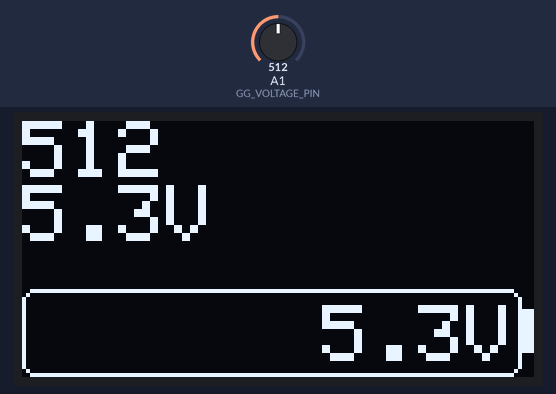
Bench run of a sketch on a simulated Arduino Uno, built with avr-gcc and run on an emulated ATmega328P. On the bench: 128×64 one-colour display. The test bench sets the inputs (shaded band); at power-on: A1 (GG_VOLTAGE_PIN) = 512.

Above: at 1.2 s.
1.3 s: A1 (GG_VOLTAGE_PIN) set to 306
At 2.0 s:
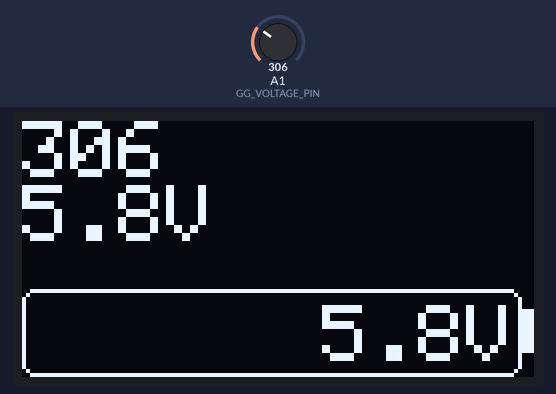
4.3 s: A1 (GG_VOLTAGE_PIN) set to 122
At 5.42 s:
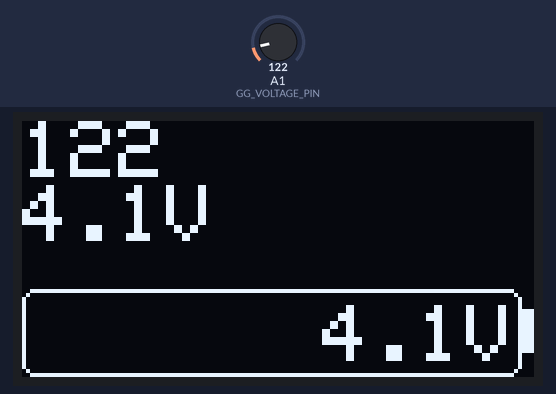
5.8 s: A1 (GG_VOLTAGE_PIN) set to 40
At 12.1 s:
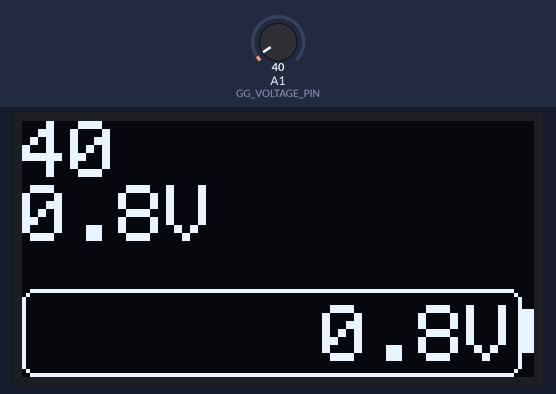
Timing chart, 0 to 13.3 s (numbered marks = the images above; inputs shaded):
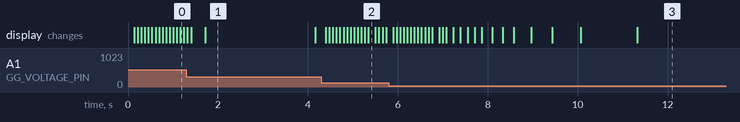

Measured:
- after the input at 4.3 s, the display: first changes after 0.10 s (image 2 shows a later state)
- what the display in image 1 shows lasts 2.5 s, from 1.7 s to 4.2 s

The sketch:

ggDisplayOLED_Test.ino
```cpp
#include <SPI.h>
#include <Wire.h>
#include <Adafruit_GFX.h>
#include <Adafruit_SSD1306.h>

#define OLED_RESET 0
Adafruit_SSD1306 display(OLED_RESET);

#define GG_VOLTAGE_PIN 1


int GetTextSizeX(int aValue, int aTextSize)
{
  int vChars = 0;
  if      (aValue <= -1000) vChars = 5;
  else if (aValue <= -100) vChars = 4;
  else if (aValue <= -10) vChars = 3;
  else if (aValue <= -1) vChars = 2;
  else if (aValue < 10) vChars = 1;
  else if (aValue < 100) vChars = 2;
  else if (aValue < 1000) vChars = 3;
  else if (aValue < 10000) vChars = 4;
  else vChars = 5;
  return vChars * 6 * aTextSize;
}


int GetTextSizeX(float aValue, int aDecimals, int aTextSize)
{
  int vValue = (int)aValue;
  int vChars = 0;
  if      (vValue <= -1000) vChars = 5;
  else if (vValue <= -100) vChars = 4;
  else if (vValue <= -10) vChars = 3;
  else if (vValue <= -1) vChars = 2;
  else if (vValue < 10) vChars = 1;
  else if (vValue < 100) vChars = 2;
  else if (vValue < 1000) vChars = 3;
  else if (vValue < 10000) vChars = 4;
  else vChars = 5;
  if (aDecimals > 0) vChars += aDecimals + 1;
  return 6 * vChars * aTextSize;
}


void DrawBattery(Adafruit_SSD1306& aDisplay,
                 int aPosX, int aPosY,
                 int aSizeX, int aSizeY,
                 int aPercent,
                 float aVoltage)
{
  const int vGap = 2;
  const int vCap = 3;
  aSizeX -= vCap;
  aDisplay.drawRoundRect(aPosX, aPosY, aSizeX, aSizeY, 3, WHITE);
  aDisplay.fillRect(aPosX+aSizeX, aPosY+aSizeY/4, vCap, aSizeY/2, WHITE);
  int vPercent = (aPercent < 0) ? (0) : (aPercent < 100 ? aPercent : 100);
  aDisplay.fillRoundRect(aPosX+vGap, aPosY+vGap, vPercent*(aSizeX-2*vGap)/100, aSizeY-2*vGap, 1, WHITE);
  int vTextSize = 2; //(aSizeY-2*vGap)/9;
  if (vTextSize > 0) {
    aDisplay.setTextSize(vTextSize);
    aDisplay.setTextColor(INVERSE);
    /*
    if (aPercent > 50) aDisplay.setCursor(aPosX+2*vGap, aPosY+2*vGap);
    else aDisplay.setCursor(aPosX+aSizeX-2*vGap-GetTextSizeX(aPercent,vTextSize)-5*vTextSize, aPosY+2*vGap);
    aDisplay.print(aPercent);
    aDisplay.print("%");
    */
    const int vDecimals = 1;
    if (aPercent > 50) aDisplay.setCursor(aPosX+2*vGap, aPosY+2*vGap);
    else aDisplay.setCursor(aPosX+aSizeX-2*vGap-GetTextSizeX(aVoltage,vDecimals,vTextSize)-5*vTextSize, aPosY+2*vGap);
    aDisplay.print(aVoltage,vDecimals);
    aDisplay.print("V");
  }
}


void PrintVoltage()
{
  int vValue = analogRead(GG_VOLTAGE_PIN);
  const float vFilter = 0.95f;
  static float vVoltage = 0.0f;
  vVoltage = vFilter*vVoltage + (1.0f-vFilter)*(0.0192f*vValue);

  const float vVoltageMin = 3.0f * 3.0f;
  const float vVoltageMax = 3.0f * 4.2f;
  int vPercent = (int)(100.0f * (vVoltage - vVoltageMin) / (vVoltageMax - vVoltageMin));

  display.clearDisplay();


  display.setTextSize(2);
  display.setTextColor(WHITE);
  display.setCursor(0,0);
  display.println(vValue);
  display.print(vVoltage, 1);
  display.println("V");


  const int vBatterySizeY = 22;
  DrawBattery(display, 0, 64-vBatterySizeY, 128, vBatterySizeY, vPercent, vVoltage);

  display.display();
}


void setup()
{
  display.begin(SSD1306_SWITCHCAPVCC, 0x3C);  // initialize with the I2C addr 0x3D (for the 128x64)
  display.clearDisplay();
}


void loop()
{
  PrintVoltage();
  delay(50);
}
```
